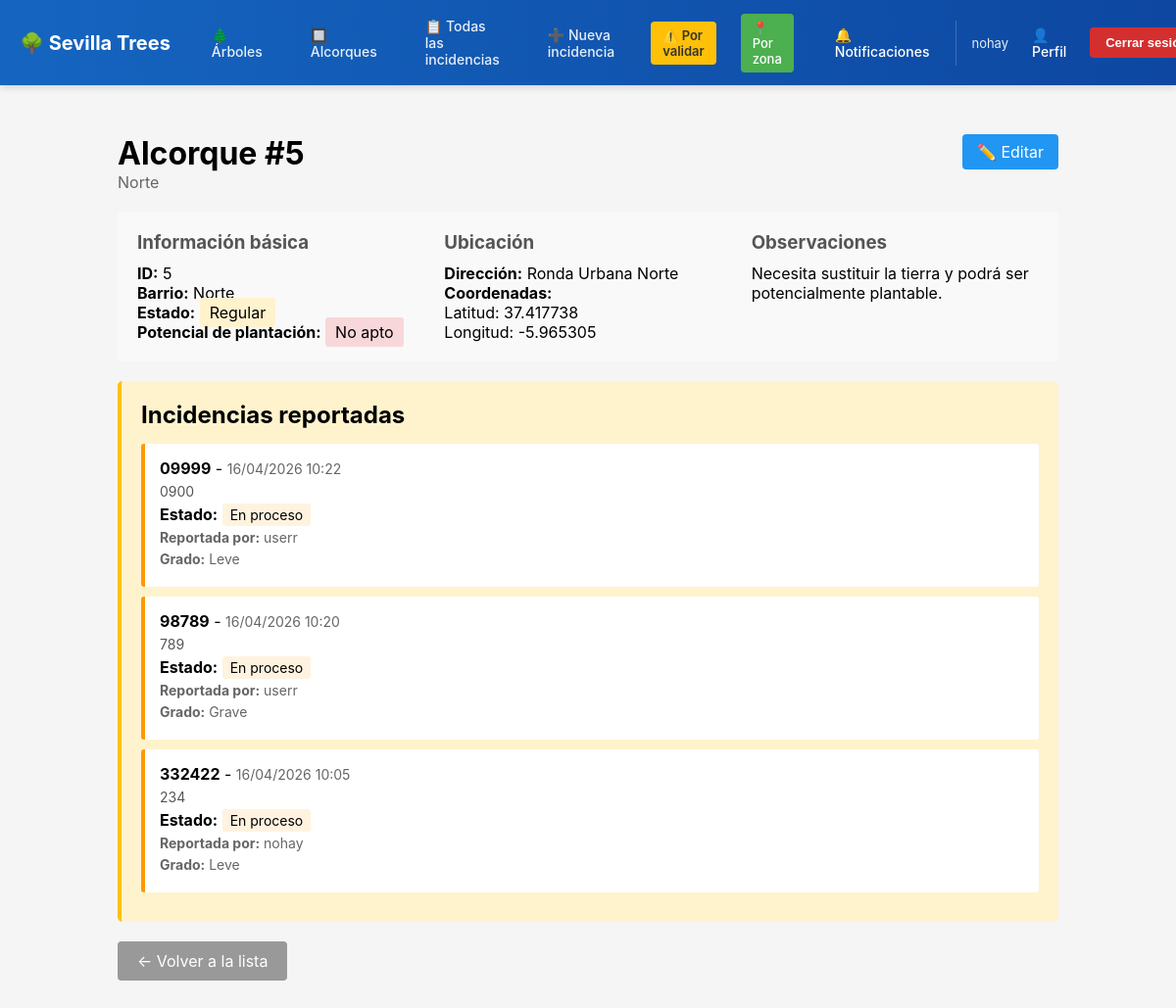
The app's page /inventario/alcorques/5/ (signed in) with its own data.
### cuentas/models.py (models this page shows, shortened)
class Usuario(AbstractUser):
	class Rol(models.TextChoices):
		REGISTRADO = "REGISTRADO", "Registrado"
		ADMINISTRADOR = "ADMINISTRADOR", "Administrador"
	class EstadoCuenta(models.TextChoices):
		ACTIVA = "ACTIVA", "Activa"
		PENDIENTE_ELIMINACION = "PENDIENTE_ELIMINACION", "Pendiente eliminación"
		ELIMINADA = "ELIMINADA", "Eliminada"
	nombre = models.CharField(max_length=159)
	correo = models.EmailField(unique=True)
	rol = models.CharField(max_length=20, choices=Rol.choices, default=Rol.REGISTRADO,)
	fecha_registro = models.DateTimeField(default=timezone.now)
	estado_cuenta = models.CharField(max_length=30, choices=EstadoCuenta.choices, default=EstadoCuenta.ACTIVA)
	USERNAME_FIELD = "correo"
	REQUIRED_FIELDS = ["username"]
	@property
	def es_admin(self) -> bool:
		return self.rol == self.Rol.ADMINISTRADOR
	@property
	def notificaciones_sin_leer(self) -> int:
		return self.notificaciones.filter(leido=False).count()

### inventario/models.py (models this page shows, shortened)
class Alcorque(models.Model):
    class Estado(models.TextChoices):
        BUENO = "BUENO", "Bueno"
        REGULAR = "REGULAR", "Regular"
        MALO = "MALO", "Malo"
        NECESITA_INTERVENCION = "NECESITA_INTERVENCION", "Necesita intervención"
    class Potencial(models.TextChoices):
        APTO = "APTO", "Apto"
        NO_APTO = "NO_APTO", "No apto"
    barrio = models.ForeignKey("inventario.Barrio", on_delete=models.PROTECT, related_name="alcorques",)
    estado = models.CharField(max_length=50, choices=Estado.choices, default=Estado.BUENO)
    potencial_plant = models.CharField(max_length=10, choices=Potencial.choices, default=Potencial.APTO)
    latitud = models.DecimalField(max_digits=9, decimal_places=6, null=True, blank=True)
    longitud = models.DecimalField(max_digits=9, decimal_places=6, null=True, blank=True)
    direccion = models.TextField(null=True, blank=True)
    observaciones = models.TextField(null=True, blank=True)
    class Meta: constraints = [
        models.UniqueConstraint(fields=["latitud", "longitud"], name="un_alcorque_por_ubi")
        ]

class Barrio(models.Model):
    nombre = models.CharField(max_length=100)
    delimitacion = models.TextField(null=True, blank=True)

### incidencias/models.py (models this page shows, shortened)
class Incidencia(models.Model):
	class Grado(models.TextChoices):
		LEVE = "LEVE", "Leve"
		MEDIO = "MEDIO", "Medio"
		GRAVE = "GRAVE", "Grave"
	class Estado(models.TextChoices):
		ABIERTA = "ABIERTA", "Abierta"
		EN_PROCESO = "EN_PROCESO", "En proceso"
		CERRADA = "CERRADA", "Cerrada"
	titulo = models.CharField(max_length=120)
	descripcion = models.TextField()
	grado_incidencia = models.CharField(max_length=30, choices=Grado.choices, default=Grado.LEVE)
	fecha_reporte = models.DateTimeField(auto_now_add=True)
	fecha_act = models.DateTimeField(auto_now=True, null=True, blank=True)
	estado = models.CharField(max_length=30, choices=Estado.choices, default=Estado.ABIERTA)
	foto = models.ImageField(upload_to='incidencias/', null=True, blank=True)
	observaciones_internas = models.TextField(null=True, blank=True, help_text="Solo visible para administradores")
	usuario = models.ForeignKey("cuentas.Usuario", on_delete=models.PROTECT, related_name="usu_incidencia")
	arbol = models.ForeignKey("inventario.Arbol", on_delete=models.PROTECT, null=True, blank=True, related_name="arbol_inci")
	alcorque = models.ForeignKey("inventario.Alcorque", on_delete=models.PROTECT, null=True, blank=True, related_name="alcorque_inci")
	admin_resp = models.ForeignKey("cuentas.Usuario", on_delete=models.PROTECT, null=True, blank=True, related_name="admin_inci")
	class Meta: constraints = [
		models.CheckConstraint(check=(
			(Q(arbol__isnull=False) & Q(alcorque__isnull=True)) |
			(Q(arbol__isnull=True) & Q(alcorque__isnull=False))),
		name="check_arbol_alcorque_incidencia",),]

### inventario/views.py (the view)
# urls.py: path("alcorques/<int:pk>/", views.alcorque_detalle, name="alcorque_detalle"),
def alcorque_detalle(request, pk):
    alcorque = get_object_or_404(Alcorque.objects.select_related("barrio"), pk=pk)
    incidencias = []
    if request.user.is_authenticated:
        incidencias = alcorque.alcorque_inci.select_related("usuario", "admin_resp").order_by("-fecha_reporte")
    return render(request, "inventario/alcorque_detalle.html", {"alcorque": alcorque, "incidencias": incidencias,})

### templates/inventario/alcorque_detalle.html (shortened to what this page needs)
{% extends "base.html" %}
{% block content %}
<div style="max-width: 1000px; margin: 30px auto; padding: 20px;">
    <div style="display: flex; justify-content: space-between; align-items: start; margin-bottom: 20px;">
        <div>
            <h1>Alcorque #{{ alcorque.id }}</h1>
            <p style="font-size: 16px; color: #666;">{{ alcorque.barrio.nombre }}</p>
        </div>
        {% if user.es_admin %}
            <div>
                <a href="{% url 'alcorque_editar' alcorque.pk %}" style="background-color: #2196F3; color: white; padding: 8px 15px; border-radius: 4px; text-decoration: none; display: inline-block;">✏️ Editar</a>
            </div>
        {% endif %}
    </div>
    <div style="background-color: #f9f9f9; padding: 20px; border-radius: 5px; margin-bottom: 20px;">
        <div style="display: grid; grid-template-columns: repeat(auto-fit, minmax(250px, 1fr)); gap: 20px;">
            <div>
                <h3 style="color: #555; margin-bottom: 10px;">Información básica</h3>
                <p><strong>ID:</strong> {{ alcorque.id }}</p>
                <p><strong>Barrio:</strong> {{ alcorque.barrio.nombre }}</p>
                <p><strong>Estado:</strong> <span style="background-color: {% if alcorque.estado == 'BUENO' %}#d4edda{% elif alcorque.estado == 'REGULAR' %}#fff3cd{% elif alcorque.estado == 'MALO' %}#f8d7da{% else %}#d1ecf1{% endif %}; padding: 5px 10px; border-radius: 3px;">{{ alcorque.get_estado_display }}</span></p>
                <p><strong>Potencial de plantación:</strong> <span style="background-color: {% if alcorque.potencial_plant == 'APTO' %}#d4edda{% else %}#f8d7da{% endif %}; padding: 5px 10px; border-radius: 3px;">{{ alcorque.get_potencial_plant_display }}</span></p>
            </div>
            <div>
                <h3 style="color: #555; margin-bottom: 10px;">Ubicación</h3>
                {% if alcorque.direccion %}
                    <p><strong>Dirección:</strong> {{ alcorque.direccion }}</p>
                {% else %}
                    <p><em>Sin dirección registrada</em></p>
                {% endif %}
                {% if alcorque.latitud and alcorque.longitud %}
                    <p><strong>Coordenadas:</strong><br/>Latitud: {{ alcorque.latitud }}<br/>Longitud: {{ alcorque.longitud }}</p>
                {% else %}
                    <p><em>Sin coordenadas registradas</em></p>
                {% endif %}
            </div>
            <div>
                <h3 style="color: #555; margin-bottom: 10px;">Observaciones</h3>
                {% if alcorque.observaciones %}
                    <p>{{ alcorque.observaciones }}</p>
                {% else %}
                    <p><em>Sin observaciones registradas</em></p>
                {% endif %}
            </div>
        </div>
    </div>
    {% if incidencias %}
        <div style="background-color: #fff3cd; padding: 20px; border-radius: 5px; border-left: 4px solid #ffc107;">
            <h2>Incidencias reportadas</h2>
            <div style="margin-top: 15px;">
                {% for incidencia in incidencias %}
                    <div style="background-color: white; padding: 15px; margin-bottom: 10px; border-radius: 3px; border-left: 4px solid {% if incidencia.estado == 'ABIERTA' %}#d32f2f{% elif incidencia.estado == 'EN_PROCESO' %}#ff9800{% elif incidencia.estado == 'RESUELTA' %}#4caf50{% else %}#2196f3{% endif %};">
                        <p><strong>{{ incidencia.titulo }}</strong> - <span style="color: #666; font-size: 14px;">{{ incidencia.fecha_reporte|date:"d/m/Y H:i" }}</span></p>
                        <p style="color: #555; font-size: 14px; margin: 5px 0;">{{ incidencia.descripcion|truncatewords:30 }}</p>
                        <p style="margin: 5px 0;"><strong>Estado:</strong> <span style="background-color: {% if incidencia.estado == 'ABIERTA' %}#ffebee{% elif incidencia.estado == 'EN_PROCESO' %}#fff3e0{% elif incidencia.estado == 'RESUELTA' %}#e8f5e9{% else %}#e3f2fd{% endif %}; padding: 3px 8px; border-radius: 3px; font-size: 14px;">{{ incidencia.get_estado_display }}</span></p>
                        <p style="margin: 5px 0; color: #666; font-size: 14px;"><strong>Reportada por:</strong> {{ incidencia.usuario.nombre }}</p>
                        {% if incidencia.grado_incidencia %}
                            <p style="margin: 5px 0; color: #666; font-size: 14px;"><strong>Grado:</strong> {{ incidencia.get_grado_incidencia_display }}</p>
                        {% endif %}
                    </div>
                {% endfor %}
            </div>
        </div>
    {% else %}
        <div style="background-color: #e8f5e9; border-left: 4px solid #4caf50; padding: 15px; border-radius: 5px;">
            <p>No hay incidencias reportadas para este alcorque.</p>
        </div>
    {% endif %}
    <div style="margin-top: 20px;">
        <a href="{% url 'alcorque_lista' %}" style="background-color: #999; color: white; padding: 10px 20px; border-radius: 4px; text-decoration: none; display: inline-block;">← Volver a la lista</a>
    </div>
</div>
{% endblock %}

### templates/base.html (shortened to what this page needs)
<!DOCTYPE html>
<html lang="es">
<head>
</head>
<body>
    <header>
        <nav>
            <div class="container">
                <a href="{% url 'inicio' %}" class="logo">🌳 Sevilla Trees</a>
                <div class="nav-left">
                    <a href="{% url 'arbol_lista' %}">🌲 Árboles</a>
                    <a href="{% url 'alcorque_lista' %}">🔲 Alcorques</a>
                    {% if user.is_authenticated %}
                        {% if user.es_admin %}
                            <a href="{% url 'incidencia_lista' %}" style="color: rgba(255, 255, 255, 0.9); text-decoration: none; font-weight: 500; font-size: 14px; padding: 6px 12px; border-radius: 4px; transition: all 0.3s;">📋 Todas las incidencias</a>
                        {% else %}
                            <a href="{% url 'incidencia_lista' %}" style="color: rgba(255, 255, 255, 0.9); text-decoration: none; font-weight: 500; font-size: 14px; padding: 6px 12px; border-radius: 4px; transition: all 0.3s;">📋 Mis incidencias</a>
                        {% endif %}
                        <a href="{% url 'nueva_incidencia' %}">➕ Nueva incidencia</a>
                        {% if user.es_admin %}
                            <a href="{% url 'incidencias_por_validar' %}" class="admin-badge">⚠️ Por validar</a>
                            <a href="{% url 'incidencias_por_barrio' %}" class="admin-zone">📍 Por zona</a>
                        {% endif %}
                    {% endif %}
                </div>
                <div class="nav-right">
                    {% if user.is_authenticated %}
                        <a href="{% url 'notificacion_lista' %}" class="notification-link">
                            🔔 Notificaciones
                        </a>
                        <div class="user-section">
                            <span class="user-name">{{ user.nombre }}</span>
                            <a href="{% url 'perfil' %}" class="profile-link">👤 Perfil</a>
                            <form action="{% url 'logout' %}" method="post" style="display: inline; margin: 0;">
                                <button type="submit" class="btn-logout">Cerrar sesión</button>
                            </form>
                        </div>
                    {% else %}
                        <div class="auth-links">
                            <a href="{% url 'login' %}">Iniciar sesión</a>
                            <a href="{% url 'signup' %}" class="btn-signup">Registrarse</a>
                        </div>
                    {% endif %}
                </div>
            </div>
        </nav>
    </header>
    <main>
        {% block content %}{% endblock %}
    </main>
</body>
</html>

### templates/base.html (style rules this page uses)
* { margin: 0; padding: 0; box-sizing: border-box; }
body { font-family: -apple-system, BlinkMacSystemFont, 'Segoe UI', Roboto, 'Helvetica Neue', Arial, sans-serif; background-color: #f5f5f5; }
header nav { background: linear-gradient(90deg, #1565c0 0%, #0d47a1 100%); box-shadow: 0 2px 8px rgba(0,0,0,0.15); padding: 12px 0; position: sticky; top: 0; z-index: 100; }
header nav .container { max-width: 1200px; margin: 0 auto; padding: 0 20px; display: flex; justify-content: space-between; align-items: center; gap: 30px; }
header nav .logo { font-size: 20px; font-weight: bold; color: white; text-decoration: none; display: flex; align-items: center; gap: 8px; white-space: nowrap; }
header nav .nav-left { display: flex; gap: 25px; align-items: center; flex: 1; }
header nav .nav-left a { color: rgba(255, 255, 255, 0.9); text-decoration: none; font-weight: 500; font-size: 14px; transition: all 0.3s; padding: 6px 12px; border-radius: 4px; }
header nav .nav-left .admin-badge { background-color: #ffc107; color: #333; padding: 6px 12px; border-radius: 4px; font-weight: 600; font-size: 13px; }
header nav .nav-left .admin-zone { background-color: #4caf50; color: white; padding: 6px 12px; border-radius: 4px; font-weight: 500; font-size: 13px; }
header nav .nav-right { display: flex; gap: 15px; align-items: center; }
header nav .notification-link { color: white; text-decoration: none; font-weight: 500; font-size: 14px; position: relative; display: flex; align-items: center; gap: 6px; padding: 6px 12px; border-radius: 4px; transition: all 0.3s; }
header nav .user-section { display: flex; gap: 12px; align-items: center; padding-left: 15px; border-left: 1px solid rgba(255, 255, 255, 0.2); }
header nav .user-name { color: rgba(255, 255, 255, 0.9); font-size: 13px; white-space: nowrap; }
header nav .profile-link { color: white; text-decoration: none; font-weight: 500; font-size: 14px; padding: 6px 12px; border-radius: 4px; transition: all 0.3s; }
header nav .btn-logout { background-color: #d32f2f; color: white; padding: 8px 16px; border: none; border-radius: 4px; font-weight: 600; font-size: 13px; cursor: pointer; transition: all 0.3s; white-space: nowrap; }

### records on screen
Usuario: nombre "nohay"
Alcorque: id "5", barrio.nombre "Norte", estado "Regular", potencial_plant "No apto", direccion "Ronda Urbana Norte", latitud "37.417738", longitud "-5.965305", observaciones "Necesita sustituir la tierra y podrá ser potencialmente plantable."
Incidencia: titulo "09999", fecha_reporte "16/04/2026 10:22", descripcion "0900", estado "En proceso", usuario.nombre "userr", grado_incidencia "Leve"
Incidencia: titulo "98789", fecha_reporte "16/04/2026 10:20", descripcion "789", estado "En proceso", usuario.nombre "userr", grado_incidencia "Grave"
Incidencia: titulo "332422", fecha_reporte "16/04/2026 10:05", descripcion "234", estado "En proceso", usuario.nombre "nohay", grado_incidencia "Leve"
